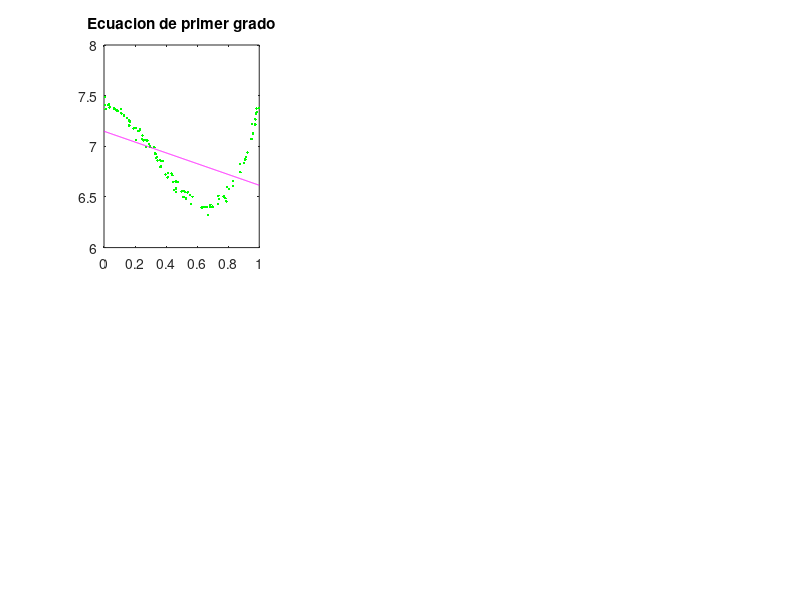

Write MATLAB code to recreate this figure. (Note: this script raises an error after producing the figure.)
close all, clear all, clc
rand('seed',0);
randn('seed',0);
x=rand(1,100)';
y=exp(x.^3-x.^2+0.01*x+2)+0.04*randn(size(x));
%a:
A=[x,ones(size(x))];
coefs=inv(A'*A)*A'*y;
xr=[0:0.001:1];
yr=coefs(1)*xr+coefs(2);
subplot(2,3,1);
plot(x,y,'g.');hold on;
plot(xr,yr,'m');
title("Ecuacion de primer grado");hold off;
axis([0 1 6 8]);

%Validacion del modelo:
x1=rand(1,1000)';
y1=exp(x1.^3-x1.^2+0.01*x1+2)+0.04*randn(size(x1));
%Simple:
[x1,y1]=shuffle(x1,y1);
xtrn=x1(1:700);
ytrn=y1(1:700);
xtst=x1(700:1000);
ytst=y1(700:1000);
p=polyfit(xtrn,ytrn,1);
yestim=polyval(p,xtst);
Ev{1}=sum((ytst-yestim).^2)/length(xtst);
%Validacion cruzada:
Ers=0;
for j=0:9,
    if j==0,
        xtrn=x(1:10);
        ytrn=y(1:10);
        xtst=x(11:100);
        ytst=y(11:100);
    end
    if j==9,
        xtrn=x(90:100);
        ytrn=y(90:100);
        xtst=x(1:89);
        ytst=y(1:89);
    end
    if j~=0 && j~=9
        xtrn=x(10*j:(10*j)+10);
        ytrn=y(10*j:(10*j)+10);
        xtst=x(1:10*j+1);x(10*j+11:100);
        ytst=y(1:10*j+1);y(10*j+11:100);
    end
    p=polyfit(xtrn,ytrn,1);
    yestim=polyval(p,xtst);
    Ers=Ers+sum((ytst-yestim).^2)/length(xtst);
end
%No veo la manera de realizar la iteracion S+1.
VC{1}=Ers/10;
%Random sampling:
Ers=0;
for j=1:100
    [x,y]=shuffle(x,y);
    xtrn=x(1:length(x)/2);
    ytrn=y(1:length(x)/2);
    xtst=x(length(x)/2+1:end);
    ytst=y(length(x)/2+1:end);
    p=polyfit(xtrn,ytrn,1);
    yestim=polyval(p,xtst);
    Ers=Ers+sum((ytst-yestim).^2)/length(xtst);
end
RS{1}=Ers/100;

%b:
A=[x.^2,x,ones(size(x))];
coefs=inv(A'*A)*A'*y;
xr=[0:0.001:1];
yr=coefs(1)*xr.^2+coefs(2)*xr+coefs(3);
subplot(2,3,2);
plot(x,y,'g.');hold on;
plot(xr,yr,'m');
title("Ecuacion de segundo grado");hold off;
axis([0 1 6 8]);
%Validacion del modelo:
%Validacion simple:
[x1,y1]=shuffle(x1,y1);
xtrn=x1(1:700);
ytrn=y1(1:700);
xtst=x1(700:1000);
ytst=y1(700:1000);
p=polyfit(xtrn,ytrn,2);
yestim=polyval(p,xtst);
Ev{2}=sum((ytst-yestim).^2)/length(xtst);
%Validacion cruzada:
Ers=0;
for j=0:9,
    if j==0,
        xtrn=x(1:10);
        ytrn=y(1:10);
        xtst=x(11:100);
        ytst=y(11:100);
    end
    if j==9,
        xtrn=x(90:100);
        ytrn=y(90:100);
        xtst=x(1:89);
        ytst=y(1:89);
    end
    if j~=0 && j~=9
        xtrn=x(10*j:(10*j)+10);
        ytrn=y(10*j:(10*j)+10);
        xtst=x(1:10*j+1);x(10*j+11:100);
        ytst=y(1:10*j+1);y(10*j+11:100);
    end
    p=polyfit(xtrn,ytrn,2);
    yestim=polyval(p,xtst);
    Ers=Ers+sum((ytst-yestim).^2)/length(xtst);
end
%No veo la manera de realizar la iteracion S+1.
VC{2}=Ers/10;
%Random sampling:
Ers=0;
for j=1:100
    [x,y]=shuffle(x,y);
    xtrn=x(1:length(x)/2);
    ytrn=y(1:length(x)/2);
    xtst=x(length(x)/2+1:end);
    ytst=y(length(x)/2+1:end);
    p=polyfit(xtrn,ytrn,2);
    yestim=polyval(p,xtst);
    Ers=Ers+sum((ytst-yestim).^2)/length(xtst);
end
RS{2}=Ers/100;

%c:
A=[x.^3,x.^2,x,ones(size(x))];
coefs=inv(A'*A)*A'*y;
xr=[0:0.001:1];
yr=coefs(1)*xr.^3+coefs(2)*xr.^2+coefs(3)*xr+coefs(4);
subplot(2,3,3);
plot(x,y,'g.');hold on;
plot(xr,yr,'m');
title("Ecuacion de tercer grado");hold off;
axis([0 1 6 8]);
%Validacion del modelo:
%Validacion simple:
[x1,y1]=shuffle(x1,y1);
xtrn=x1(1:700);
ytrn=y1(1:700);
xtst=x1(700:1000);
ytst=y1(700:1000);
p=polyfit(xtrn,ytrn,3);
yestim=polyval(p,xtst);
Ev{3}=sum((ytst-yestim).^2)/length(xtst);
%Validacion cruzada:
Ers=0;
for j=0:9,
    if j==0,
        xtrn=x(1:10);
        ytrn=y(1:10);
        xtst=x(11:100);
        ytst=y(11:100);
    end
    if j==9,
        xtrn=x(90:100);
        ytrn=y(90:100);
        xtst=x(1:89);
        ytst=y(1:89);
    end
    if j~=0 && j~=9
        xtrn=x(10*j:(10*j)+10);
        ytrn=y(10*j:(10*j)+10);
        xtst=x(1:10*j+1);x(10*j+11:100);
        ytst=y(1:10*j+1);y(10*j+11:100);
    end
    p=polyfit(xtrn,ytrn,3);
    yestim=polyval(p,xtst);
    Ers=Ers+sum((ytst-yestim).^2)/length(xtst);
end
%No veo la manera de realizar la iteracion S+1.
VC{3}=Ers/10;
%Random sampling:
Ers=0;
for j=1:100
    [x,y]=shuffle(x,y);
    xtrn=x(1:length(x)/2);
    ytrn=y(1:length(x)/2);
    xtst=x(length(x)/2+1:end);
    ytst=y(length(x)/2+1:end);
    p=polyfit(xtrn,ytrn,3);
    yestim=polyval(p,xtst);
    Ers=Ers+sum((ytst-yestim).^2)/length(xtst);
end
RS{3}=Ers/100;

%d:
A=[ones(size(x)),x,x.^2,x.^3,sin(x)];
coefs=pinv(A)*y;
xr=[0:0.01:1];
yr=coefs(1)+coefs(2)*xr+coefs(3)*xr.^2+coefs(4)*xr.^3+coefs(5)*sin(xr);
subplot(2,3,4);
plot(x,y,'g.');hold on;
plot(xr,yr,'m');
title("Ecuacion de tercer grado y seno");hold off;
axis([0 1 6 8]);
%Validacion del modelo:
%Validacion simple:
[x1,y1]=shuffle(x1,y1);
xtrn=x1(1:700);
ytrn=y1(1:700);
xtst=x1(700:1000);
ytst=y1(700:1000);
A=[ones(size(xtrn)),xtrn,xtrn.^2,xtrn.^3,sin(xtrn)];
p=inv(A'*A)*A'*ytrn;
yestim=p(1)+p(2)*xtst+p(3)*xtst.^2+p(4)*xtst.^3+p(5)*sin(xtst);
Ev{4}=sum((ytst-yestim).^2)/length(xtst);
%Validacion cruzada:
Ers=0;
for j=0:9,
    if j==0,
        xtrn=x(1:10);
        ytrn=y(1:10);
        xtst=x(11:100);
        ytst=y(11:100);
    end
    if j==9,
        xtrn=x(90:100);
        ytrn=y(90:100);
        xtst=x(1:89);
        ytst=y(1:89);
    end
    if j~=0 && j~=9
        xtrn=x(10*j:(10*j)+10);
        ytrn=y(10*j:(10*j)+10);
        xtst=x(1:10*j+1);x(10*j+11:100);
        ytst=y(1:10*j+1);y(10*j+11:100);
    end
    A=[ones(size(xtrn)),xtrn,xtrn.^2,xtrn.^3,sin(xtrn)];
    p=inv(A'*A)*A'*ytrn;
    yestim=p(1)+p(2)*xtst+p(3)*xtst.^2+p(4)*xtst.^3+p(5)*sin(xtst);
    Ers=Ers+sum((ytst-yestim).^2)/length(xtst);
end
%No veo la manera de realizar la iteracion S+1.
VC{4}=Ers/10;
%Random sampling:
Ers=0;
for j=1:100
    [x,y]=shuffle(x,y);
    xtrn=x(1:length(x)/2);
    ytrn=y(1:length(x)/2);
    xtst=x(length(x)/2+1:end);
    ytst=y(length(x)/2+1:end);
    A=[ones(size(xtrn)),xtrn,xtrn.^2,xtrn.^3,sin(xtrn)];
    p=inv(A'*A)*A'*ytrn;
    yestim=p(1)+p(2)*xtst+p(3)*xtst.^2+p(4)*xtst.^3+p(5)*sin(xtst);
    Ers=Ers+sum((ytst-yestim).^2)/length(xtst);
end
RS{4}=Ers/100;

%e:
A=[ones(size(x)),x,x.^2,x.^3,sin(x),sin(x)];
coefs=pinv(A)*y;
xr=[0:0.01:1];
yr=coefs(1)+coefs(2)*xr+coefs(3)*xr.^2+coefs(4)*xr.^3+coefs(5)*sin(xr)+coefs(6)*sin(xr);
subplot(2,3,6);
plot(x,y,'g.');hold on;
plot(xr,yr,'m');
title("Ecuacion de tercer grado y seno+seno");hold off;
axis([0 1 6 8]);
%Validacion del modelo:
%Validacion simple:
[x1,y1]=shuffle(x1,y1);
xtrn=x1(1:700);
ytrn=y1(1:700);
xtst=x1(701:1000);
ytst=y1(701:1000);
A=[ones(size(xtrn)),xtrn,xtrn.^2,xtrn.^3,sin(xtrn),sin(xtrn)];
p=pinv(A)*ytrn;
yestim=p(1)+p(2)*xtst+p(3)*xtst.^2+p(4)*xtst.^3+p(5)*sin(xtst)+p(6)*sin(xtst);
Ev{5}=sum((ytst-yestim).^2)/length(xtst);
%Validacion cruzada:
Ers=0;
for j=0:9,
    if j==0,
        xtrn=x(1:10);
        ytrn=y(1:10);
        xtst=x(11:100);
        ytst=y(11:100);
    end
    if j==9,
        xtrn=x(90:100);
        ytrn=y(90:100);
        xtst=x(1:89);
        ytst=y(1:89);
    end
    if j~=0 && j~=9
        xtrn=x(10*j:(10*j)+10);
        ytrn=y(10*j:(10*j)+10);
        xtst=x(1:10*j+1);x(10*j+11:100);
        ytst=y(1:10*j+1);y(10*j+11:100);
    end
    A=[ones(size(xtrn)),xtrn,xtrn.^2,xtrn.^3,sin(xtrn),sin(xtrn)];
    p=pinv(A)*ytrn;
    yestim=p(1)+p(2)*xtst+p(3)*xtst.^2+p(4)*xtst.^3+p(5)*sin(xtst)+p(6)*sin(xtst);
    Ers=Ers+sum((ytst-yestim).^2)/length(xtst);
end
%No veo la manera de realizar la iteracion S+1.
VC{5}=Ers/10;
%Random sampling:
Ers=0;
for j=1:100
    [x,y]=shuffle(x,y);
    xtrn=x(1:length(x)/2);
    ytrn=y(1:length(x)/2);
    xtst=x((length(x)/2)+1:end);
    ytst=y((length(x)/2)+1:end);
    A=[ones(size(xtrn)),xtrn,xtrn.^2,xtrn.^3,sin(xtrn),sin(xtrn)];
    p=pinv(A)*ytrn;
    yestim=p(1)+p(2)*xtst+p(3)*xtst.^2+p(4)*xtst.^3+p(5)*sin(xtst)+p(6)*sin(xtst);
    Ers=Ers+sum((ytst-yestim).^2)/length(xtst);
end
RS{5}=Ers/100;


